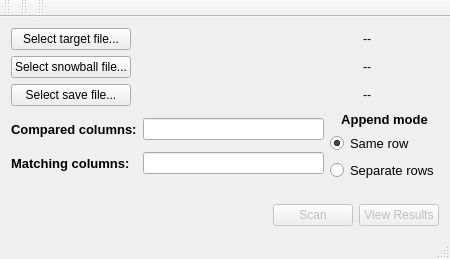
<?xml version="1.0" encoding="UTF-8"?>
<ui version="4.0">
 <class>MainWindow</class>
 <widget class="QMainWindow" name="MainWindow">
  <property name="geometry">
   <rect>
    <x>0</x>
    <y>0</y>
    <width>450</width>
    <height>259</height>
   </rect>
  </property>
  <property name="minimumSize">
   <size>
    <width>400</width>
    <height>250</height>
   </size>
  </property>
  <property name="maximumSize">
   <size>
    <width>500</width>
    <height>300</height>
   </size>
  </property>
  <property name="windowTitle">
   <string>QtEnforcer</string>
  </property>
  <widget class="QWidget" name="centralWidget">
   <property name="sizePolicy">
    <sizepolicy hsizetype="Expanding" vsizetype="Expanding">
     <horstretch>0</horstretch>
     <verstretch>0</verstretch>
    </sizepolicy>
   </property>
   <layout class="QVBoxLayout" name="verticalLayout_3">
    <item>
     <layout class="QGridLayout" name="gridLayout">
      <item row="2" column="1">
       <spacer name="horizontalSpacer">
        <property name="orientation">
         <enum>Qt::Horizontal</enum>
        </property>
        <property name="sizeHint" stdset="0">
         <size>
          <width>158</width>
          <height>20</height>
         </size>
        </property>
       </spacer>
      </item>
      <item row="4" column="1">
       <spacer name="horizontalSpacer_2">
        <property name="orientation">
         <enum>Qt::Horizontal</enum>
        </property>
        <property name="sizeHint" stdset="0">
         <size>
          <width>158</width>
          <height>20</height>
         </size>
        </property>
       </spacer>
      </item>
      <item row="5" column="0">
       <widget class="QPushButton" name="saveFileButton">
        <property name="font">
         <font>
          <pointsize>9</pointsize>
         </font>
        </property>
        <property name="text">
         <string>Select save file...</string>
        </property>
       </widget>
      </item>
      <item row="5" column="1">
       <spacer name="horizontalSpacer_3">
        <property name="orientation">
         <enum>Qt::Horizontal</enum>
        </property>
        <property name="sizeHint" stdset="0">
         <size>
          <width>158</width>
          <height>20</height>
         </size>
        </property>
       </spacer>
      </item>
      <item row="5" column="2">
       <widget class="QLabel" name="outFileLabel">
        <property name="sizePolicy">
         <sizepolicy hsizetype="Expanding" vsizetype="Preferred">
          <horstretch>0</horstretch>
          <verstretch>0</verstretch>
         </sizepolicy>
        </property>
        <property name="text">
         <string>--</string>
        </property>
        <property name="alignment">
         <set>Qt::AlignCenter</set>
        </property>
       </widget>
      </item>
      <item row="4" column="0">
       <widget class="QPushButton" name="selSnowballBtn">
        <property name="sizePolicy">
         <sizepolicy hsizetype="Minimum" vsizetype="Fixed">
          <horstretch>0</horstretch>
          <verstretch>0</verstretch>
         </sizepolicy>
        </property>
        <property name="font">
         <font>
          <pointsize>9</pointsize>
         </font>
        </property>
        <property name="text">
         <string>Select snowball file...</string>
        </property>
       </widget>
      </item>
      <item row="2" column="0">
       <widget class="QPushButton" name="selTargetBtn">
        <property name="font">
         <font>
          <pointsize>9</pointsize>
         </font>
        </property>
        <property name="text">
         <string>Select target file...</string>
        </property>
       </widget>
      </item>
      <item row="4" column="2">
       <widget class="QLabel" name="fileTwoLabel">
        <property name="sizePolicy">
         <sizepolicy hsizetype="Expanding" vsizetype="Preferred">
          <horstretch>0</horstretch>
          <verstretch>0</verstretch>
         </sizepolicy>
        </property>
        <property name="text">
         <string>--</string>
        </property>
        <property name="alignment">
         <set>Qt::AlignCenter</set>
        </property>
       </widget>
      </item>
      <item row="2" column="2">
       <widget class="QLabel" name="fileOneLabel">
        <property name="sizePolicy">
         <sizepolicy hsizetype="Expanding" vsizetype="Preferred">
          <horstretch>0</horstretch>
          <verstretch>0</verstretch>
         </sizepolicy>
        </property>
        <property name="text">
         <string>--</string>
        </property>
        <property name="alignment">
         <set>Qt::AlignCenter</set>
        </property>
       </widget>
      </item>
     </layout>
    </item>
    <item>
     <layout class="QHBoxLayout" name="horizontalLayout_2">
      <item>
       <layout class="QGridLayout" name="gridLayout_2">
        <item row="0" column="1">
         <widget class="QLineEdit" name="comparedColumnsEdit">
          <property name="toolTip">
           <string>Set the columns you wish to compare between files. Separate multiple columns with a comma.</string>
          </property>
         </widget>
        </item>
        <item row="1" column="0">
         <widget class="QLabel" name="matchingLabel">
          <property name="font">
           <font>
            <pointsize>10</pointsize>
            <weight>75</weight>
            <bold>true</bold>
           </font>
          </property>
          <property name="text">
           <string>Matching columns:</string>
          </property>
         </widget>
        </item>
        <item row="1" column="1">
         <widget class="QLineEdit" name="requiredMatchesEdit">
          <property name="toolTip">
           <string>Set the number of columns that have to match in order for the search to be considered a match.</string>
          </property>
         </widget>
        </item>
        <item row="0" column="0">
         <widget class="QLabel" name="compareLabel">
          <property name="font">
           <font>
            <pointsize>10</pointsize>
            <weight>75</weight>
            <bold>true</bold>
           </font>
          </property>
          <property name="text">
           <string>Compared columns:</string>
          </property>
         </widget>
        </item>
       </layout>
      </item>
      <item>
       <layout class="QVBoxLayout" name="verticalLayout">
        <item>
         <widget class="QLabel" name="appendModeLabel">
          <property name="font">
           <font>
            <pointsize>10</pointsize>
            <weight>75</weight>
            <bold>true</bold>
           </font>
          </property>
          <property name="text">
           <string>Append mode</string>
          </property>
          <property name="textFormat">
           <enum>Qt::AutoText</enum>
          </property>
          <property name="alignment">
           <set>Qt::AlignCenter</set>
          </property>
         </widget>
        </item>
        <item>
         <widget class="QRadioButton" name="appendSameRowRadio">
          <property name="font">
           <font>
            <pointsize>10</pointsize>
           </font>
          </property>
          <property name="text">
           <string>Same row</string>
          </property>
          <property name="checked">
           <bool>true</bool>
          </property>
         </widget>
        </item>
        <item>
         <widget class="QRadioButton" name="appendSeparateRowsRadio">
          <property name="font">
           <font>
            <pointsize>10</pointsize>
           </font>
          </property>
          <property name="text">
           <string>Separate rows</string>
          </property>
         </widget>
        </item>
       </layout>
      </item>
     </layout>
    </item>
    <item>
     <layout class="QVBoxLayout" name="verticalLayout_2">
      <item>
       <spacer name="verticalSpacer">
        <property name="orientation">
         <enum>Qt::Vertical</enum>
        </property>
        <property name="sizeHint" stdset="0">
         <size>
          <width>20</width>
          <height>40</height>
         </size>
        </property>
       </spacer>
      </item>
      <item>
       <layout class="QHBoxLayout" name="horizontalLayout">
        <item>
         <spacer name="horizontalSpacer_5">
          <property name="orientation">
           <enum>Qt::Horizontal</enum>
          </property>
          <property name="sizeHint" stdset="0">
           <size>
            <width>40</width>
            <height>20</height>
           </size>
          </property>
         </spacer>
        </item>
        <item>
         <widget class="QPushButton" name="actionButton">
          <property name="enabled">
           <bool>false</bool>
          </property>
          <property name="text">
           <string>Scan</string>
          </property>
         </widget>
        </item>
        <item>
         <widget class="QPushButton" name="viewButton">
          <property name="enabled">
           <bool>false</bool>
          </property>
          <property name="text">
           <string>View Results</string>
          </property>
         </widget>
        </item>
       </layout>
      </item>
     </layout>
    </item>
   </layout>
  </widget>
  <widget class="QMenuBar" name="menuBar">
   <property name="geometry">
    <rect>
     <x>0</x>
     <y>0</y>
     <width>450</width>
     <height>21</height>
    </rect>
   </property>
  </widget>
  <widget class="QToolBar" name="mainToolBar">
   <attribute name="toolBarArea">
    <enum>TopToolBarArea</enum>
   </attribute>
   <attribute name="toolBarBreak">
    <bool>false</bool>
   </attribute>
  </widget>
  <widget class="QStatusBar" name="statusBar"/>
  <widget class="QToolBar" name="toolBar">
   <property name="windowTitle">
    <string>toolBar</string>
   </property>
   <attribute name="toolBarArea">
    <enum>TopToolBarArea</enum>
   </attribute>
   <attribute name="toolBarBreak">
    <bool>false</bool>
   </attribute>
  </widget>
  <widget class="QToolBar" name="toolBar_2">
   <property name="windowTitle">
    <string>toolBar_2</string>
   </property>
   <attribute name="toolBarArea">
    <enum>TopToolBarArea</enum>
   </attribute>
   <attribute name="toolBarBreak">
    <bool>false</bool>
   </attribute>
  </widget>
 </widget>
 <layoutdefault spacing="6" margin="11"/>
 <resources/>
 <connections/>
</ui>
